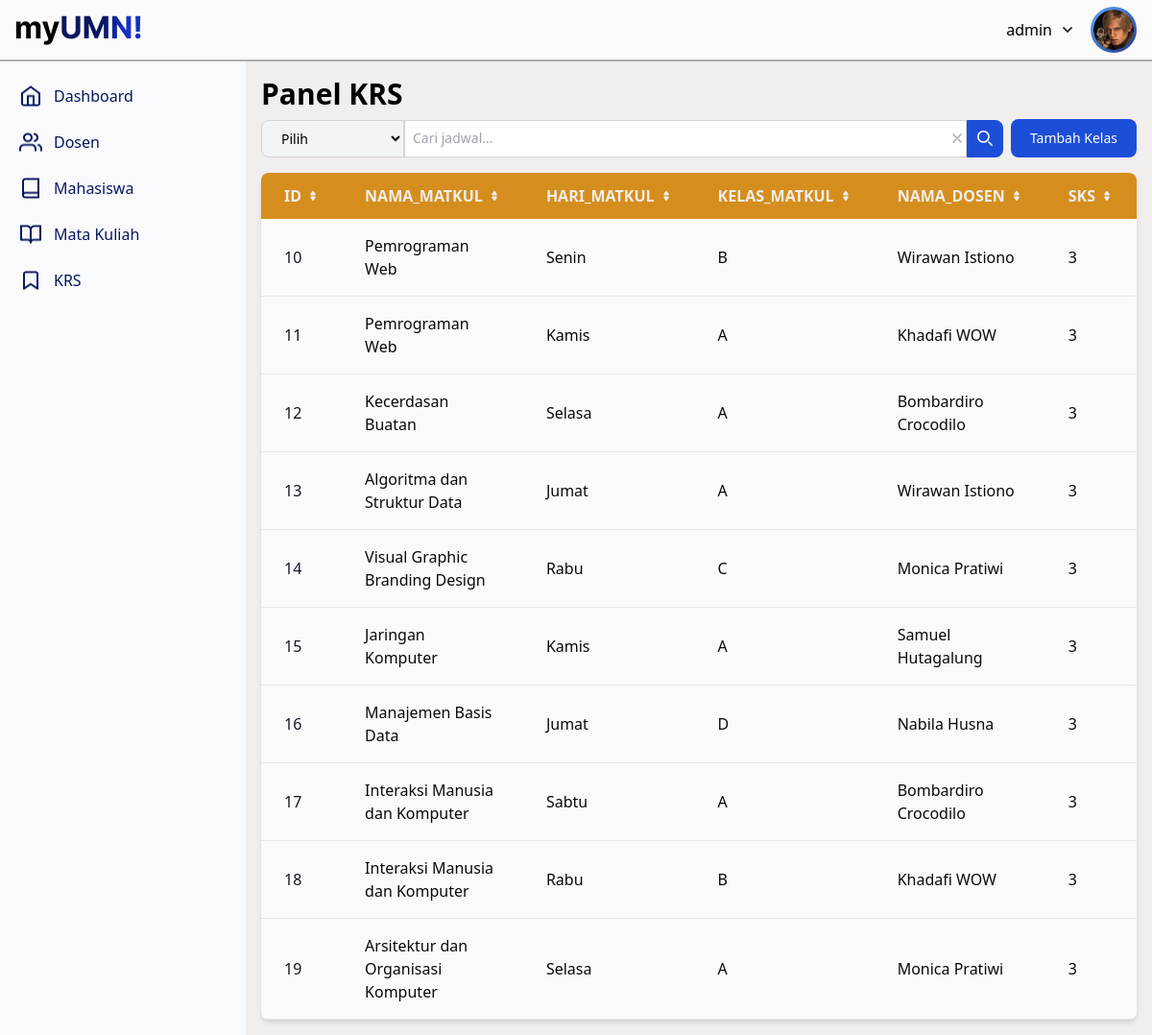
Screenshot of /project/menu?page=krs (signed in) with the database file from the repository.
### tables this page shows
CREATE TABLE `trx_matkul` (
  `id_trx_matkul` int(11) NOT NULL,
  `kelas_matkul` varchar(3) NOT NULL,
  `hari_matkul` varchar(10) NOT NULL,
  `ruang_matkul` varchar(5) NOT NULL,
  `user_input` varchar(50) NOT NULL,
  `tanggal_input` timestamp NOT NULL DEFAULT current_timestamp() ON UPDATE current_timestamp(),
  `nik` varchar(20) NOT NULL,
  `kode_matkul` varchar(10) NOT NULL
);

CREATE TABLE `matakuliah` (
  `kode_matkul` varchar(20) NOT NULL,
  `nama_matkul` varchar(100) DEFAULT NULL,
  `sks` int(11) DEFAULT NULL,
  `semester` int(11) DEFAULT NULL,
  `user_input` varchar(50) DEFAULT NULL,
  `tanggal_input` timestamp NOT NULL DEFAULT current_timestamp()
);

CREATE TABLE `dosen` (
  `nik` varchar(20) NOT NULL,
  `nama` varchar(100) DEFAULT NULL,
  `gelar` varchar(50) DEFAULT NULL,
  `lulusan` varchar(100) DEFAULT NULL,
  `telp` varchar(15) DEFAULT NULL,
  `user_input` varchar(50) DEFAULT NULL,
  `tanggal_input` timestamp NOT NULL DEFAULT current_timestamp()
);

### project/components/table.php (the view, shortened to what this page needs)
<?php
function render_table($result, $actions = []) {
    echo "<div class='relative overflow-x-auto shadow-md sm:rounded-lg mt-4'>";
    echo "<table class='w-full text-sm text-left rtl:text-right text-gray-500'>";
    echo "<thead class='text-base text-gray-700 uppercase bg-[#D58E1D]'>";
    echo "<tr>";
    while ($fieldinfo = mysqli_fetch_field($result)) {
        $fieldName = $fieldinfo->name;
        $params = $_GET;
        $params['sort'] = $fieldName;
        $params['dir'] = (($_GET['sort'] ?? '') === $fieldName && ($_GET['dir'] ?? 'asc') === 'asc') ? 'desc' : 'asc';
        $sortUrl = '?' . http_build_query($params);
        echo "<th scope='col' class='px-6 py-3 text-[#F1EEEE]'>";
        echo "<div class='flex items-center'>";
        echo "<a href=\"$sortUrl\" class='flex items-center hover:underline'>" . ucfirst($fieldName) . "
            <svg class='w-3 h-3 ms-1.5' xmlns='http://www.w3.org/2000/svg' fill='currentColor' viewBox='0 0 24 24'>
                <path d='M8.574 11.024h6.852a2.075 2.075 0 0 0 1.847-1.086 1.9 1.9 0 0 0-.11-1.986L13.736 2.9a2.122 2.122 0 0 0-3.472 0L6.837 7.952a1.9 1.9 0 0 0-.11 1.986 2.074 2.074 0 0 0 1.847 1.086Zm6.852 1.952H8.574a2.072 2.072 0 0 0-1.847 1.087 1.9 1.9 0 0 0 .11 1.985l3.426 5.05a2.123 2.123 0 0 0 3.472 0l3.427-5.05a1.9 1.9 0 0 0 .11-1.985 2.074 2.074 0 0 0-1.846-1.087Z'/>
            </svg></a>";
        echo "</div>";
        echo "</th>";
    }
    echo "</tr>";
    echo "</thead>";
    echo "<tbody class='text-base'>";
    while ($row = mysqli_fetch_assoc($result)) {
        echo "<tr class='bg-[#FAFAFA] border-b border-gray-200'>";
        $isFirst = true;
        foreach ($row as $value) {
            if ($isFirst) {
                echo "<th scope='row' class='px-6 py-4 font-medium text-gray-900 whitespace-nowrap'>" . htmlspecialchars($value) . "</th>";
                $isFirst = false;
            } else {
                echo "<td class='px-6 py-4 text-stone-950'>" . htmlspecialchars($value) . "</td>";
            }
        }
        echo "</tr>";
    }
    echo "</tbody>";
    echo "</table>";
    echo "</div>";
}
?>

### rows the page displays
trx_matkul: id_trx_matkul "10", kode_matkul.nama_matkul "Pemrograman Web", hari_matkul "Senin", kelas_matkul "B", nik.nama "Wirawan Istiono", kode_matkul.sks "3"
trx_matkul: id_trx_matkul "11", kode_matkul.nama_matkul "Pemrograman Web", hari_matkul "Kamis", kelas_matkul "A", nik.nama "Khadafi WOW", kode_matkul.sks "3"
trx_matkul: id_trx_matkul "12", kode_matkul.nama_matkul "Kecerdasan Buatan", hari_matkul "Selasa", kelas_matkul "A", nik.nama "Bombardiro Crocodilo", kode_matkul.sks "3"
trx_matkul: id_trx_matkul "13", kode_matkul.nama_matkul "Algoritma dan Struktur Data", hari_matkul "Jumat", kelas_matkul "A", nik.nama "Wirawan Istiono", kode_matkul.sks "3"
trx_matkul: id_trx_matkul "14", kode_matkul.nama_matkul "Visual Graphic Branding Design", hari_matkul "Rabu", kelas_matkul "C", nik.nama "Monica Pratiwi", kode_matkul.sks "3"
trx_matkul: id_trx_matkul "15", kode_matkul.nama_matkul "Jaringan Komputer", hari_matkul "Kamis", kelas_matkul "A", nik.nama "Samuel Hutagalung", kode_matkul.sks "3"
trx_matkul: id_trx_matkul "16", kode_matkul.nama_matkul "Manajemen Basis Data", hari_matkul "Jumat", kelas_matkul "D", nik.nama "Nabila Husna", kode_matkul.sks "3"
trx_matkul: id_trx_matkul "17", kode_matkul.nama_matkul "Interaksi Manusia dan Komputer", hari_matkul "Sabtu", kelas_matkul "A", nik.nama "Bombardiro Crocodilo", kode_matkul.sks "3"
trx_matkul: id_trx_matkul "18", kode_matkul.nama_matkul "Interaksi Manusia dan Komputer", hari_matkul "Rabu", kelas_matkul "B", nik.nama "Khadafi WOW", kode_matkul.sks "3"
trx_matkul: id_trx_matkul "19", kode_matkul.nama_matkul "Arsitektur dan Organisasi Komputer", hari_matkul "Selasa", kelas_matkul "A", nik.nama "Monica Pratiwi", kode_matkul.sks "3"

### other values shown
$username "admin"
$item['name'] "Dashboard"
$item['name'] "Dosen"
$item['name'] "Mahasiswa"
$item['name'] "Mata Kuliah"
$item['name'] "KRS"
$fieldName "ID"
$fieldName "NAMA_MATKUL"
$fieldName "HARI_MATKUL"
$fieldName "KELAS_MATKUL"
$fieldName "NAMA_DOSEN"
$fieldName "SKS"
